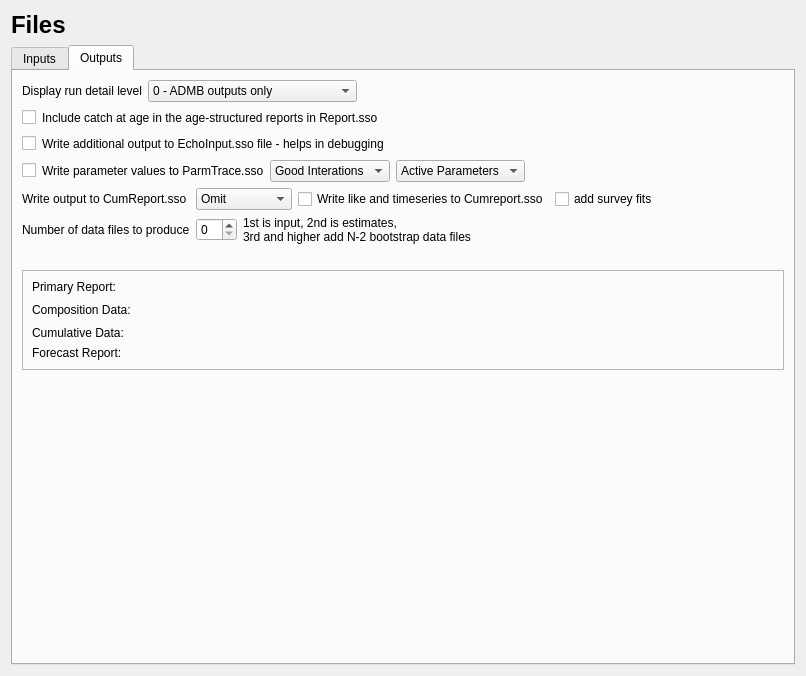
<?xml version="1.0" encoding="UTF-8"?>
<ui version="4.0">
 <class>file_widget</class>
 <widget class="QWidget" name="file_widget">
  <property name="geometry">
   <rect>
    <x>0</x>
    <y>0</y>
    <width>806</width>
    <height>676</height>
   </rect>
  </property>
  <property name="windowTitle">
   <string>Form</string>
  </property>
  <layout class="QVBoxLayout" name="verticalLayout">
   <item>
    <layout class="QHBoxLayout" name="horizontalLayout_title">
     <item>
      <widget class="QLabel" name="label_title">
       <property name="text">
        <string>&lt;html&gt;&lt;head/&gt;&lt;body&gt;&lt;p&gt;&lt;span style=&quot; font-size:18pt; font-weight:600;&quot;&gt;Files&lt;/span&gt;&lt;/p&gt;&lt;/body&gt;&lt;/html&gt;</string>
       </property>
       <property name="textFormat">
        <enum>Qt::RichText</enum>
       </property>
      </widget>
     </item>
     <item>
      <spacer name="horizontalSpacer_title">
       <property name="orientation">
        <enum>Qt::Horizontal</enum>
       </property>
       <property name="sizeHint" stdset="0">
        <size>
         <width>40</width>
         <height>20</height>
        </size>
       </property>
      </spacer>
     </item>
     <item>
      <widget class="QLabel" name="label_files_image">
       <property name="text">
        <string/>
       </property>
       <property name="pixmap">
        <pixmap resource="stock_synth.qrc">:/images/icons/papers.png</pixmap>
       </property>
       <property name="alignment">
        <set>Qt::AlignCenter</set>
       </property>
      </widget>
     </item>
    </layout>
   </item>
   <item>
    <widget class="QTabWidget" name="tabWidget">
     <property name="currentIndex">
      <number>1</number>
     </property>
     <widget class="QWidget" name="tab_input">
      <attribute name="title">
       <string>Inputs</string>
      </attribute>
      <layout class="QGridLayout" name="gridLayout_3">
       <item row="18" column="0">
        <layout class="QHBoxLayout" name="horizontalLayout">
         <item>
          <widget class="QLabel" name="label_note_check_value">
           <property name="text">
            <string>Check value for end of file data = </string>
           </property>
          </widget>
         </item>
         <item>
          <widget class="QLabel" name="label_check_value">
           <property name="text">
            <string>999</string>
           </property>
          </widget>
         </item>
         <item>
          <widget class="QLabel" name="label_check_value_info">
           <property name="text">
            <string>  (This cannot be changed)</string>
           </property>
          </widget>
         </item>
         <item>
          <spacer name="horizontalSpacer_eof">
           <property name="orientation">
            <enum>Qt::Horizontal</enum>
           </property>
           <property name="sizeHint" stdset="0">
            <size>
             <width>40</width>
             <height>20</height>
            </size>
           </property>
          </spacer>
         </item>
        </layout>
       </item>
       <item row="16" column="0">
        <widget class="QLabel" name="label_version_32_note">
         <property name="text">
          <string>Datafiles in SS version 3.24 format were read. These will be over-written in SS version 3.3 format</string>
         </property>
        </widget>
       </item>
       <item row="8" column="0" colspan="4">
        <widget class="QGroupBox" name="groupBox_input_files">
         <property name="title">
          <string>Input Files</string>
         </property>
         <layout class="QGridLayout" name="gridLayout">
          <item row="1" column="0">
           <widget class="QLabel" name="label_dir">
            <property name="text">
             <string>Current Directory: </string>
            </property>
           </widget>
          </item>
          <item row="1" column="1">
           <widget class="QLabel" name="label_current_dir">
            <property name="toolTip">
             <string>This is the current directory</string>
            </property>
            <property name="text">
             <string/>
            </property>
            <property name="alignment">
             <set>Qt::AlignLeading|Qt::AlignLeft|Qt::AlignVCenter</set>
            </property>
           </widget>
          </item>
          <item row="4" column="1">
           <widget class="QLabel" name="label_data_file">
            <property name="toolTip">
             <string>Filename of the data file</string>
            </property>
            <property name="text">
             <string>datafile</string>
            </property>
           </widget>
          </item>
          <item row="3" column="1">
           <widget class="QLabel" name="label_fcast_file">
            <property name="text">
             <string>forecast.SS</string>
            </property>
           </widget>
          </item>
          <item row="2" column="1">
           <widget class="QLabel" name="label_starter_file">
            <property name="text">
             <string>starter.SS</string>
            </property>
           </widget>
          </item>
          <item row="2" column="0">
           <widget class="QPushButton" name="pushButton_starter_file">
            <property name="text">
             <string>Starter File Comments:</string>
            </property>
           </widget>
          </item>
          <item row="3" column="0">
           <widget class="QPushButton" name="pushButton_fcast_file">
            <property name="text">
             <string>Forecast File Comments:</string>
            </property>
           </widget>
          </item>
          <item row="9" column="0">
           <widget class="QPushButton" name="pushButton_pro_file">
            <property name="text">
             <string>Profile Values Comments:</string>
            </property>
           </widget>
          </item>
          <item row="6" column="0">
           <widget class="QPushButton" name="pushButton_par_file">
            <property name="text">
             <string>Parameter File Comments:</string>
            </property>
           </widget>
          </item>
          <item row="5" column="0">
           <widget class="QPushButton" name="pushButton_control_file">
            <property name="text">
             <string>Control File Comments:</string>
            </property>
           </widget>
          </item>
          <item row="4" column="0">
           <widget class="QPushButton" name="pushButton_data_file">
            <property name="text">
             <string>Data File Comments:</string>
            </property>
           </widget>
          </item>
          <item row="6" column="1">
           <widget class="QLabel" name="label_parameter_file">
            <property name="text">
             <string>SS3.PAR</string>
            </property>
           </widget>
          </item>
          <item row="9" column="1">
           <widget class="QLabel" name="label_profile_file">
            <property name="text">
             <string>ProfileValues.SS</string>
            </property>
           </widget>
          </item>
          <item row="5" column="1">
           <widget class="QLabel" name="label_control_file">
            <property name="toolTip">
             <string>Filename of the control file</string>
            </property>
            <property name="text">
             <string>controlfile</string>
            </property>
           </widget>
          </item>
          <item row="4" column="4">
           <widget class="QToolButton" name="toolButton_data_file_save_as">
            <property name="toolTip">
             <string>Save file with a different name</string>
            </property>
            <property name="whatsThis">
             <string>Save as...</string>
            </property>
            <property name="text">
             <string>Save As</string>
            </property>
            <property name="icon">
             <iconset resource="stock_synth.qrc">
              <normaloff>:/images/icons/file-save-as.png</normaloff>:/images/icons/file-save-as.png</iconset>
            </property>
           </widget>
          </item>
          <item row="5" column="4">
           <widget class="QToolButton" name="toolButton_control_file_save_as">
            <property name="toolTip">
             <string>Save file with a different name</string>
            </property>
            <property name="whatsThis">
             <string>Save as...</string>
            </property>
            <property name="text">
             <string>Save As</string>
            </property>
            <property name="icon">
             <iconset resource="stock_synth.qrc">
              <normaloff>:/images/icons/file-save-as.png</normaloff>:/images/icons/file-save-as.png</iconset>
            </property>
           </widget>
          </item>
          <item row="4" column="3">
           <widget class="QToolButton" name="toolButton_data_file_new">
            <property name="toolTip">
             <string>Choose a different file</string>
            </property>
            <property name="whatsThis">
             <string>New file</string>
            </property>
            <property name="text">
             <string>...</string>
            </property>
            <property name="icon">
             <iconset resource="stock_synth.qrc">
              <normaloff>:/images/icons/file-new.png</normaloff>:/images/icons/file-new.png</iconset>
            </property>
           </widget>
          </item>
          <item row="5" column="3">
           <widget class="QToolButton" name="toolButton_control_file_new">
            <property name="toolTip">
             <string>Choose a different file</string>
            </property>
            <property name="whatsThis">
             <string>New file</string>
            </property>
            <property name="text">
             <string>...</string>
            </property>
            <property name="icon">
             <iconset resource="stock_synth.qrc">
              <normaloff>:/images/icons/file-new.png</normaloff>:/images/icons/file-new.png</iconset>
            </property>
           </widget>
          </item>
          <item row="2" column="3">
           <widget class="QToolButton" name="toolButton_file_read">
            <property name="toolTip">
             <string>Read current files.</string>
            </property>
            <property name="text">
             <string>...</string>
            </property>
            <property name="icon">
             <iconset resource="stock_synth.qrc">
              <normaloff>:/images/icons/file-read.png</normaloff>:/images/icons/file-read.png</iconset>
            </property>
           </widget>
          </item>
          <item row="9" column="2">
           <spacer name="horizontalSpacer_3">
            <property name="orientation">
             <enum>Qt::Horizontal</enum>
            </property>
            <property name="sizeHint" stdset="0">
             <size>
              <width>40</width>
              <height>20</height>
             </size>
            </property>
           </spacer>
          </item>
         </layout>
        </widget>
       </item>
       <item row="10" column="0">
        <spacer name="verticalSpacer_run_num">
         <property name="orientation">
          <enum>Qt::Vertical</enum>
         </property>
         <property name="sizeHint" stdset="0">
          <size>
           <width>20</width>
           <height>40</height>
          </size>
         </property>
        </spacer>
       </item>
       <item row="12" column="0">
        <widget class="QCheckBox" name="checkBox_pro_file">
         <property name="enabled">
          <bool>false</bool>
         </property>
         <property name="text">
          <string>Use ProfileValues.SS for batch processing - RunNumber.SS will be reset.</string>
         </property>
        </widget>
       </item>
       <item row="24" column="0">
        <layout class="QHBoxLayout" name="horizontalLayout_version">
         <item>
          <spacer name="horizontalSpacer_version_1">
           <property name="orientation">
            <enum>Qt::Horizontal</enum>
           </property>
           <property name="sizeHint" stdset="0">
            <size>
             <width>40</width>
             <height>20</height>
            </size>
           </property>
          </spacer>
         </item>
         <item>
          <widget class="QLabel" name="label_version">
           <property name="text">
            <string>Datafile version = </string>
           </property>
          </widget>
         </item>
         <item>
          <widget class="QDoubleSpinBox" name="doubleSpinBox_version">
           <property name="enabled">
            <bool>true</bool>
           </property>
           <property name="alignment">
            <set>Qt::AlignCenter</set>
           </property>
           <property name="readOnly">
            <bool>true</bool>
           </property>
           <property name="buttonSymbols">
            <enum>QAbstractSpinBox::NoButtons</enum>
           </property>
           <property name="suffix">
            <string/>
           </property>
           <property name="decimals">
            <number>1</number>
           </property>
           <property name="minimum">
            <double>3.300000000000000</double>
           </property>
           <property name="maximum">
            <double>3.300000000000000</double>
           </property>
           <property name="singleStep">
            <double>0.100000000000000</double>
           </property>
           <property name="value">
            <double>3.300000000000000</double>
           </property>
          </widget>
         </item>
         <item>
          <spacer name="horizontalSpacer_version_2">
           <property name="orientation">
            <enum>Qt::Horizontal</enum>
           </property>
           <property name="sizeHint" stdset="0">
            <size>
             <width>40</width>
             <height>20</height>
            </size>
           </property>
          </spacer>
         </item>
        </layout>
       </item>
       <item row="9" column="0">
        <layout class="QHBoxLayout" name="horizontalLayout_run_num">
         <item>
          <widget class="QLabel" name="label_run_num">
           <property name="text">
            <string>Run number  </string>
           </property>
          </widget>
         </item>
         <item>
          <widget class="QLabel" name="label_run_num_val">
           <property name="frameShape">
            <enum>QFrame::Panel</enum>
           </property>
           <property name="text">
            <string> 0 </string>
           </property>
          </widget>
         </item>
         <item>
          <spacer name="horizontalSpacer_run_num">
           <property name="orientation">
            <enum>Qt::Horizontal</enum>
           </property>
           <property name="sizeType">
            <enum>QSizePolicy::Minimum</enum>
           </property>
           <property name="sizeHint" stdset="0">
            <size>
             <width>80</width>
             <height>20</height>
            </size>
           </property>
          </spacer>
         </item>
         <item>
          <widget class="QPushButton" name="pushButton_runnum_file">
           <property name="text">
            <string>Reset to 0</string>
           </property>
          </widget>
         </item>
         <item>
          <spacer name="horizontalSpacer_run_num_reset">
           <property name="orientation">
            <enum>Qt::Horizontal</enum>
           </property>
           <property name="sizeHint" stdset="0">
            <size>
             <width>40</width>
             <height>20</height>
            </size>
           </property>
          </spacer>
         </item>
        </layout>
       </item>
       <item row="15" column="0">
        <spacer name="verticalSpacer_read_set">
         <property name="orientation">
          <enum>Qt::Vertical</enum>
         </property>
         <property name="sizeHint" stdset="0">
          <size>
           <width>20</width>
           <height>40</height>
          </size>
         </property>
        </spacer>
       </item>
       <item row="11" column="0">
        <widget class="QCheckBox" name="checkBox_par_file">
         <property name="enabled">
          <bool>false</bool>
         </property>
         <property name="text">
          <string>Read inital values from SS3.PAR file</string>
         </property>
        </widget>
       </item>
       <item row="17" column="0">
        <widget class="QLabel" name="label_version_33_note">
         <property name="text">
          <string>Datafiles for SS version 3.30 format or greater were read.</string>
         </property>
        </widget>
       </item>
      </layout>
     </widget>
     <widget class="QWidget" name="tab_output">
      <attribute name="title">
       <string>Outputs</string>
      </attribute>
      <layout class="QGridLayout" name="gridLayout_4">
       <item row="10" column="0" colspan="3">
        <widget class="QFrame" name="frame_reports">
         <property name="frameShape">
          <enum>QFrame::StyledPanel</enum>
         </property>
         <property name="frameShadow">
          <enum>QFrame::Raised</enum>
         </property>
         <layout class="QGridLayout" name="gridLayout_2">
          <item row="1" column="0">
           <widget class="QLabel" name="label_report">
            <property name="text">
             <string>Primary Report:</string>
            </property>
           </widget>
          </item>
          <item row="3" column="0">
           <widget class="QLabel" name="label_cum_report">
            <property name="text">
             <string>Cumulative Data:</string>
            </property>
           </widget>
          </item>
          <item row="4" column="0">
           <widget class="QLabel" name="label_fcast_report">
            <property name="text">
             <string>Forecast Report:</string>
            </property>
           </widget>
          </item>
          <item row="2" column="0">
           <widget class="QLabel" name="label_comp_report">
            <property name="text">
             <string>Composition Data:</string>
            </property>
           </widget>
          </item>
          <item row="1" column="1">
           <widget class="QLabel" name="label_report_file">
            <property name="text">
             <string/>
            </property>
           </widget>
          </item>
          <item row="2" column="1">
           <widget class="QLabel" name="label_comp_report_file">
            <property name="text">
             <string/>
            </property>
           </widget>
          </item>
          <item row="4" column="1">
           <widget class="QLabel" name="label_fcast_report_file">
            <property name="text">
             <string/>
            </property>
           </widget>
          </item>
          <item row="3" column="1">
           <widget class="QLabel" name="label_cum_report_file">
            <property name="text">
             <string/>
            </property>
           </widget>
          </item>
          <item row="2" column="2">
           <spacer name="horizontalSpacer_reports">
            <property name="orientation">
             <enum>Qt::Horizontal</enum>
            </property>
            <property name="sizeHint" stdset="0">
             <size>
              <width>40</width>
              <height>20</height>
             </size>
            </property>
           </spacer>
          </item>
         </layout>
        </widget>
       </item>
       <item row="11" column="0" colspan="3">
        <spacer name="verticalSpacer_output">
         <property name="orientation">
          <enum>Qt::Vertical</enum>
         </property>
         <property name="sizeHint" stdset="0">
          <size>
           <width>20</width>
           <height>40</height>
          </size>
         </property>
        </spacer>
       </item>
       <item row="0" column="0" colspan="3">
        <layout class="QHBoxLayout" name="horizontalLayout_detail_level">
         <item>
          <widget class="QLabel" name="label_detail_level">
           <property name="text">
            <string>Display run detail level</string>
           </property>
          </widget>
         </item>
         <item>
          <widget class="QComboBox" name="comboBox_detail_level">
           <item>
            <property name="text">
             <string>0 - ADMB outputs only</string>
            </property>
           </item>
           <item>
            <property name="text">
             <string>1 - brief display for each iteration</string>
            </property>
           </item>
           <item>
            <property name="text">
             <string>2 - fuller display for each iteration</string>
            </property>
           </item>
          </widget>
         </item>
         <item>
          <spacer name="horizontalSpacer_detail_level">
           <property name="orientation">
            <enum>Qt::Horizontal</enum>
           </property>
           <property name="sizeHint" stdset="0">
            <size>
             <width>40</width>
             <height>20</height>
            </size>
           </property>
          </spacer>
         </item>
        </layout>
       </item>
       <item row="3" column="0">
        <layout class="QHBoxLayout" name="horizontalLayout_checkup">
         <item>
          <widget class="QCheckBox" name="checkBox_checkup">
           <property name="text">
            <string/>
           </property>
          </widget>
         </item>
         <item>
          <widget class="QLabel" name="label_checkup">
           <property name="statusTip">
            <string>Mostly used by developers</string>
           </property>
           <property name="whatsThis">
            <string>Data echoed when read</string>
           </property>
           <property name="text">
            <string>Write additional output to EchoInput.sso file - helps in debugging</string>
           </property>
          </widget>
         </item>
         <item>
          <spacer name="horizontalSpacer_checkup">
           <property name="orientation">
            <enum>Qt::Horizontal</enum>
           </property>
           <property name="sizeHint" stdset="0">
            <size>
             <width>40</width>
             <height>20</height>
            </size>
           </property>
          </spacer>
         </item>
        </layout>
       </item>
       <item row="5" column="0" colspan="3">
        <layout class="QHBoxLayout" name="horizontalLayout_cumrpt_fits">
         <item>
          <widget class="QLabel" name="label_cumreport">
           <property name="text">
            <string>Write output to CumReport.sso </string>
           </property>
          </widget>
         </item>
         <item>
          <widget class="QComboBox" name="comboBox_cumreport">
           <item>
            <property name="text">
             <string>Omit</string>
            </property>
           </item>
           <item>
            <property name="text">
             <string>Brief Report</string>
            </property>
           </item>
           <item>
            <property name="text">
             <string>Full Report</string>
            </property>
           </item>
          </widget>
         </item>
         <item>
          <widget class="QCheckBox" name="checkBox_cumrpt_like">
           <property name="text">
            <string>Write like and timeseries to Cumreport.sso</string>
           </property>
          </widget>
         </item>
         <item>
          <widget class="QCheckBox" name="checkBox_cumrpt_fits">
           <property name="text">
            <string>add survey fits</string>
           </property>
          </widget>
         </item>
         <item>
          <spacer name="horizontalSpacer_cumrpt_fits">
           <property name="orientation">
            <enum>Qt::Horizontal</enum>
           </property>
           <property name="sizeHint" stdset="0">
            <size>
             <width>40</width>
             <height>20</height>
            </size>
           </property>
          </spacer>
         </item>
        </layout>
       </item>
       <item row="8" column="0" colspan="3">
        <widget class="QLabel" name="label_spacer">
         <property name="text">
          <string/>
         </property>
        </widget>
       </item>
       <item row="4" column="0" colspan="3">
        <layout class="QHBoxLayout" name="horizontalLayout_parm_trace">
         <item>
          <widget class="QCheckBox" name="checkBox_parm_trace">
           <property name="text">
            <string/>
           </property>
          </widget>
         </item>
         <item>
          <widget class="QLabel" name="label_parm_trace">
           <property name="text">
            <string>Write parameter values to ParmTrace.sso</string>
           </property>
          </widget>
         </item>
         <item>
          <widget class="QComboBox" name="comboBox_parm_trace_iter">
           <item>
            <property name="text">
             <string>Good Interations</string>
            </property>
           </item>
           <item>
            <property name="text">
             <string>Every Iteration</string>
            </property>
           </item>
          </widget>
         </item>
         <item>
          <widget class="QComboBox" name="comboBox_parm_trace_param">
           <item>
            <property name="text">
             <string>Active Parameters</string>
            </property>
           </item>
           <item>
            <property name="text">
             <string>All Parameters</string>
            </property>
           </item>
          </widget>
         </item>
         <item>
          <spacer name="horizontalSpacer_parm_trace">
           <property name="orientation">
            <enum>Qt::Horizontal</enum>
           </property>
           <property name="sizeHint" stdset="0">
            <size>
             <width>40</width>
             <height>20</height>
            </size>
           </property>
          </spacer>
         </item>
        </layout>
       </item>
       <item row="2" column="0" colspan="3">
        <layout class="QHBoxLayout" name="horizontalLayout_report">
         <item>
          <widget class="QCheckBox" name="checkBox_report">
           <property name="text">
            <string/>
           </property>
          </widget>
         </item>
         <item>
          <widget class="QLabel" name="label_report_level">
           <property name="text">
            <string>Include catch at age in the age-structured reports in Report.sso</string>
           </property>
          </widget>
         </item>
         <item>
          <spacer name="horizontalSpacer_report">
           <property name="orientation">
            <enum>Qt::Horizontal</enum>
           </property>
           <property name="sizeHint" stdset="0">
            <size>
             <width>40</width>
             <height>20</height>
            </size>
           </property>
          </spacer>
         </item>
        </layout>
       </item>
       <item row="6" column="0">
        <layout class="QHBoxLayout" name="horizontalLayout_datafiles">
         <item>
          <widget class="QLabel" name="label_datafiles">
           <property name="text">
            <string>Number of data files to produce</string>
           </property>
          </widget>
         </item>
         <item>
          <widget class="QSpinBox" name="spinBox_datafiles"/>
         </item>
         <item>
          <widget class="QLabel" name="label_datafiles_info">
           <property name="text">
            <string>1st is input, 2nd is estimates,
3rd and higher add N-2 bootstrap data files</string>
           </property>
          </widget>
         </item>
         <item>
          <spacer name="horizontalSpacer_datafiles">
           <property name="orientation">
            <enum>Qt::Horizontal</enum>
           </property>
           <property name="sizeHint" stdset="0">
            <size>
             <width>40</width>
             <height>20</height>
            </size>
           </property>
          </spacer>
         </item>
        </layout>
       </item>
      </layout>
     </widget>
    </widget>
   </item>
  </layout>
 </widget>
 <resources>
  <include location="stock_synth.qrc"/>
 </resources>
 <connections/>
</ui>
